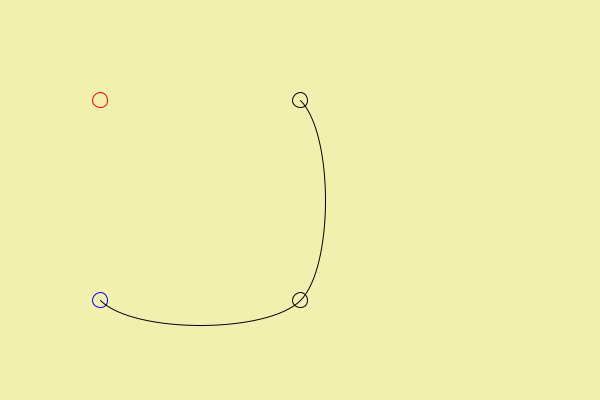
Frame 1 (no input)
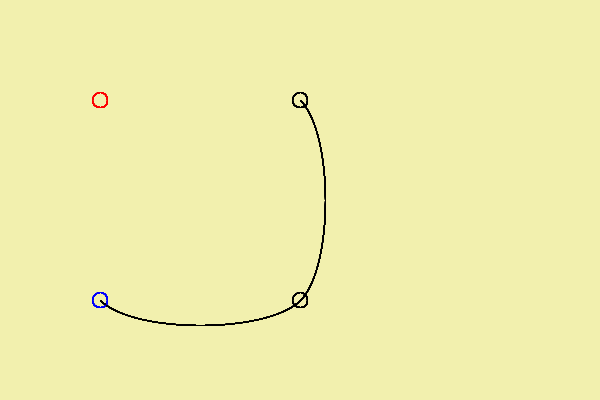
Frame 60 (the mouse pressed at the canvas centre just before this capture)
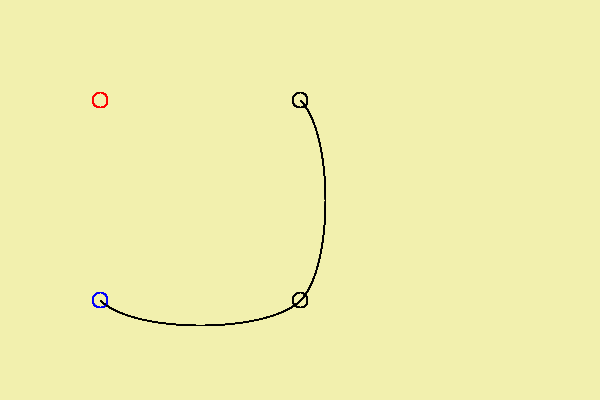
Frame 120 (the mouse held since frame 60 and released just before this capture)

The Processing sketch that drew these frames (run headless with seeded random() and noise(); from frame 60 on, the mouse is pressed at the canvas centre):

// Processing sketch: cmcurves7
// ── cmcurves7.pde
void setup() {
   size(600, 400);
   background(242, 240, 174);
   noFill();
}

void drawCurve(boolean drawCircles, boolean drawLines,
int p0, int p1, int p2, int p3) {
  
   // control point 1
   stroke(255,  0, 0);   // red
   if (drawCircles == true) {
      ellipse(Xp[p0], Yp[p0], 15, 15);
      }
   if (drawLines == true) {
      line(Xp[p0], Yp[p0], Xp[p1], Yp[p1]);
      }

   // control point 2
   stroke(0, 0, 255);   // blue
   if (drawCircles == true) {
      ellipse(Xp[p3], Yp[p3], 15, 15);
      }
   if (drawLines == true) {
      line(Xp[p3], Yp[p3], Xp[p2], Yp[p2]);
      }

   // the knots
   stroke(0, 0, 0);   // black
   if (drawCircles == true) {
      ellipse(Xp[p1], Yp[p1], 15, 15);
      ellipse(Xp[p2], Yp[p2], 15, 15);
      }

   curve(Xp[p0], Yp[p0], Xp[p1], Yp[p1], Xp[p2], Yp[p2], Xp[p3], Yp[p3]);
}

float [] Xp = { 100, 300, 300, 100 };
float [] Yp = { 100, 100, 300, 300 };

void draw() {
   drawCurve(true,  false,  0, 1, 2, 3);
   drawCurve(false, false, 1, 2, 3, 0);
}
